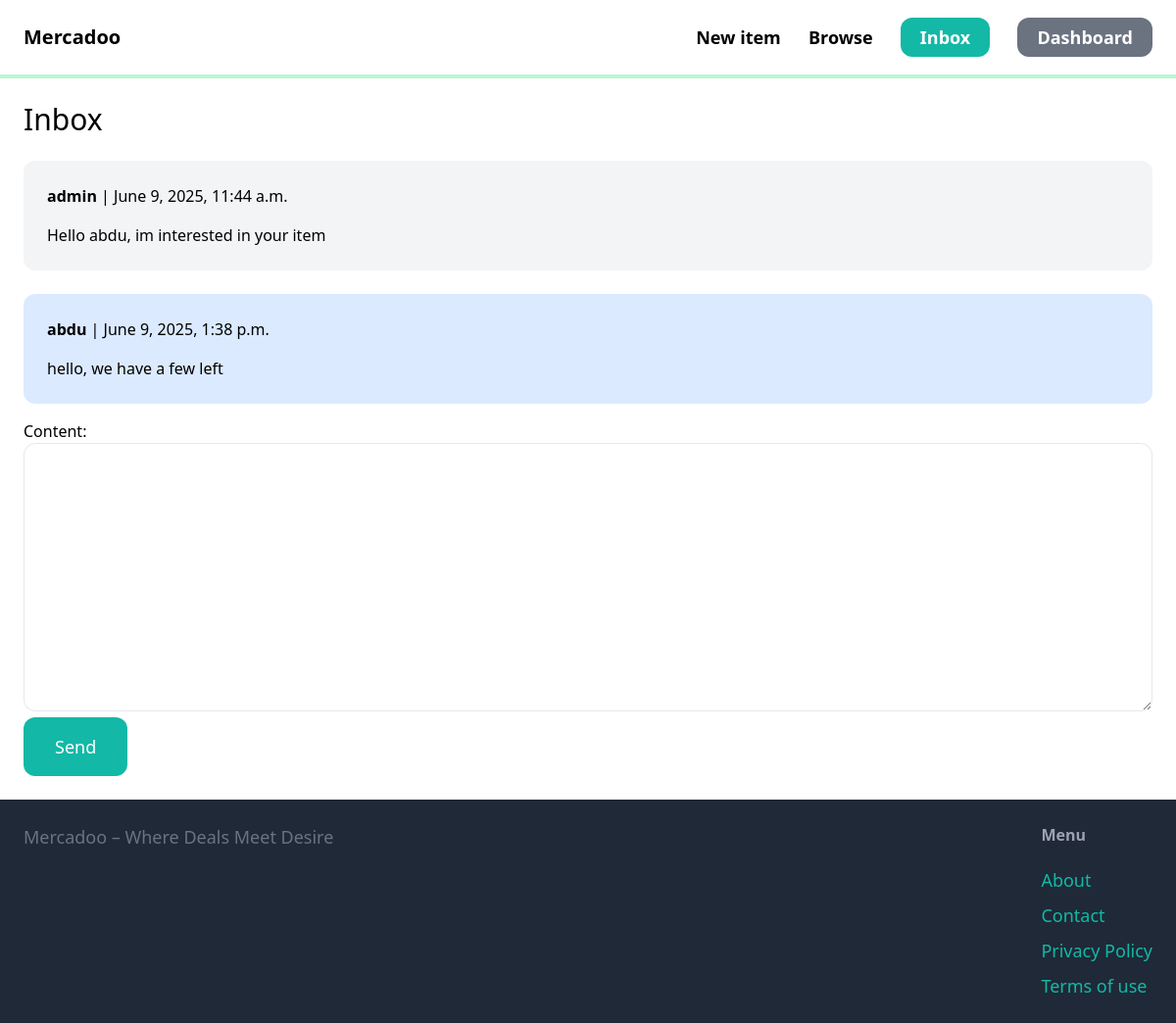
Screenshot of /inbox/1/ (signed in) with the database file from the repository.
### conversation/models.py (models this page shows)
class ConversationMessage(models.Model):
    conversation = models.ForeignKey(Conversation, related_name = 'messages', on_delete=models.CASCADE)
    content = models.TextField()
    created_at = models.DateTimeField(auto_now_add=True)
    created_by = models.ForeignKey(User, related_name='created_messages', on_delete=models.CASCADE)

### conversation/views.py (the view)
# urls.py: path('<int:pk>/', views.detail, name='detail'),
@login_required
def detail(request, pk):
    conversation = Conversation.objects.filter(members__in=[request.user.id ]).get(pk=pk)
    if request.method == "POST":
        form = ConversationMessageForm(request.POST)
        if form.is_valid():
            conversation_message = form.save(commit=False)
            conversation_message.conversation = conversation
            conversation_message.created_by = request.user
            conversation_message.save()
            conversation.save()
            return redirect( 'conversation:detail', pk=pk)
    else:
        form = ConversationMessageForm()
    return render(request, 'conversation/detail.html',{
        'conversation': conversation,
        'form': form
    })

### conversation/forms.py
class ConversationMessageForm(forms.ModelForm):
    class Meta:
        model = ConversationMessage
        fields = ('content', )
        widgets = {
            'content': forms.Textarea(attrs={
                'class': 'w-full py-4 px-6 rounded-xl border'
            })
        }

### conversation/templates/conversation/detail.html (shortened to what this page needs)
{% extends 'core/base.html'%}
{% block content%}
<h1 class="mb-6 text-3xl">Inbox</h1>
<div class="space-y-6 mb-4">
   {% for message in conversation.messages.all %}
   <div class="p-6 flex{% if message.created_by == request.user %} bg-blue-100 {% else %} bg-gray-100 {% endif %} rounded-xl">
    <div>
        <p class="mb-4"><strong>{{message.created_by.username}}</strong> | {{message.created_at}}</p>
        <p>{{message.content}}</p>
    </div>
   </div>
   {% endfor %}
</div>
<form method ="post" action=".">
    {{ form.as_p }}
    <button class="py-4 px-8 text-lg bg-teal-500 hover:bg-teal-700 rounded-xl text-white">Send</button>
</form>
{% endblock %}

### rows the page displays
ConversationMessage: created_by.username "admin", created_at "June 9, 2025, 11:44 a.m.", content "Hello abdu, im interested in your item"
ConversationMessage: created_by.username "abdu", created_at "June 9, 2025, 1:38 p.m.", content "hello, we have a few left"
